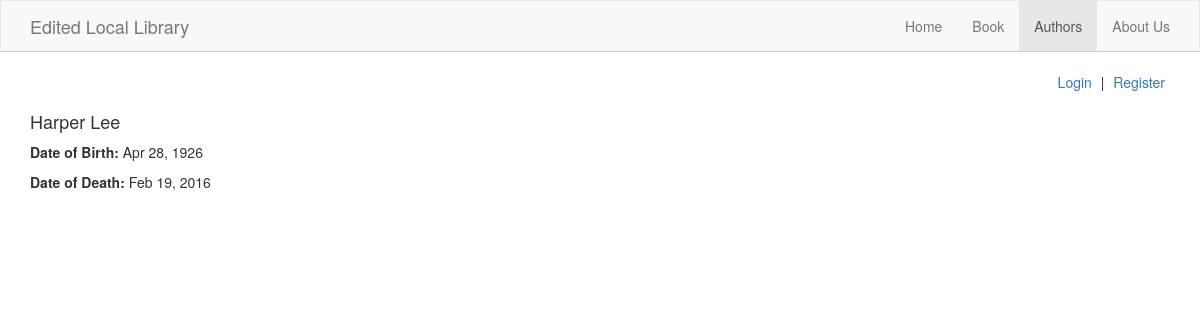
The page /catalog/author/2 on the database as committed earlier.
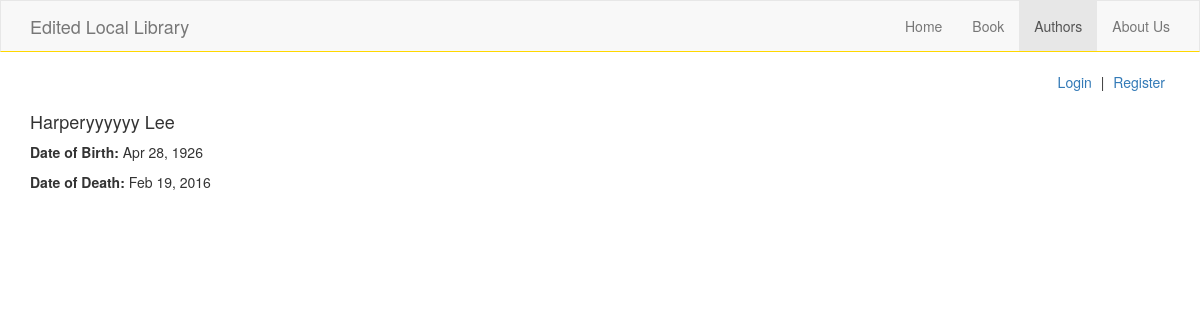
The same page on the database as committed later.
### catalog/models.py (models this page shows, shortened)
class Author(models.Model):
    first_name = models.CharField(max_length=120)
    last_name = models.CharField(max_length=120)
    date_of_birth = models.DateField(null=True, blank=True)
    date_of_death = models.DateField('Died', null=True, blank=True)
    def full_name(self):
        return '{} {}'.format(self.first_name, self.last_name)

### catalog/views.py (the view)
# urls.py: url(r'^author/(?P<pk>\d+)$', views.AuthorDetailView.as_view(), name='author_detail'),
class AuthorDetailView(generic.DetailView):
    model = Author
    def get_context_data(self, *args, **kwargs):
        context = super(AuthorDetailView, self).get_context_data()
        context['page_title'] = 'Authors'
        return context

### catalog/templates/catalog/author_detail.html (shortened to what this page needs)
{% extends 'base.html' %}
{% block main %}
<h4>{{ author.full_name }}</h4>
<p><strong>Date of Birth: </strong>{{ author.date_of_birth|date:"M d, Y" }}</p>
<p><strong>Date of Death: </strong>{{ author.date_of_death|date:"M d, Y" }}</p>
<br>
{% endblock %}

Rows that differ between the two databases and show on the page:
changed Author: full_name "Harper Lee" → "Harperyyyyyy Lee"
